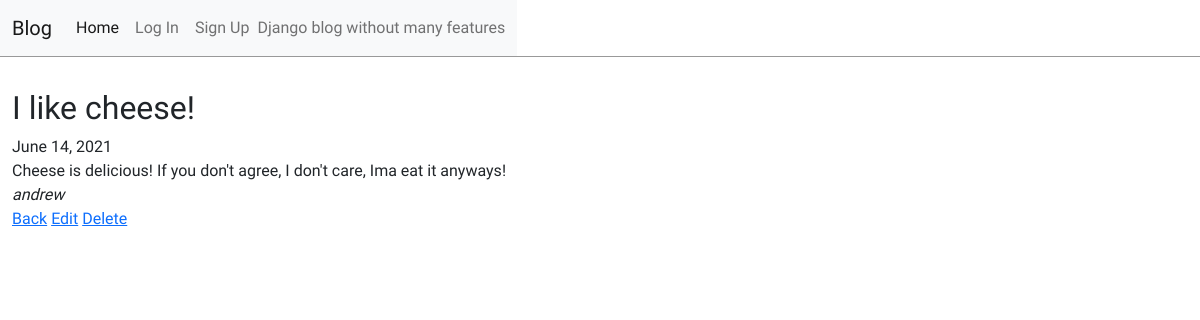
The page /post/8/ on the database its author committed.
### blog/models.py (models this page shows, shortened)
class Post(models.Model):
    title = models.CharField(max_length=200)
    author = models.ForeignKey('auth.User', on_delete=models.CASCADE)
    body = models.TextField()
    date = models.DateField(auto_now=True)

### blog/views.py (the view)
# urls.py: path('post/<int:pk>/', BlogDetailView.as_view(), name='post_detail'),
class BlogDetailView(DetailView):
    model = Post
    template_name = 'post_detail.html'

### templates/post_detail.html
{% extends 'base.html' %}
{% block content %}
<div class="post-entry">
    <article class='article-body'>
        <div class="post-detail-header"><h2>{{ post.title }}</h2><span>{{ post.date }}</span></div>
        <p>{{ post.body }}</p>
        <span class="detail-author"><em>{{ post.author }}</em></span>
    </article>
    <div class="edit-view-links">
        <a href="{% url 'home' %}">Back</a>
        <a href="{% url 'post_edit' post.pk %}">Edit</a>
        <a href="{% url 'post_delete' post.pk %}">Delete</a>
    </div>
</div>
{% endblock content %}

### static/css/base.css (style rules this page uses)
body { font-family: 'Cabin', sans-serif; }
.post-entry h2 { margin-bottom: 2rem; }
.post-entry h2 { margin: 0.5rem 0; }
.post-entry p { margin:0; font-weight: 400; }

### rows shown on the page
Post: title "I like cheese!", date "June 14, 2021", body "Cheese is delicious! If you don't agree, I don't care, Ima eat it anyways!", author "andrew"
